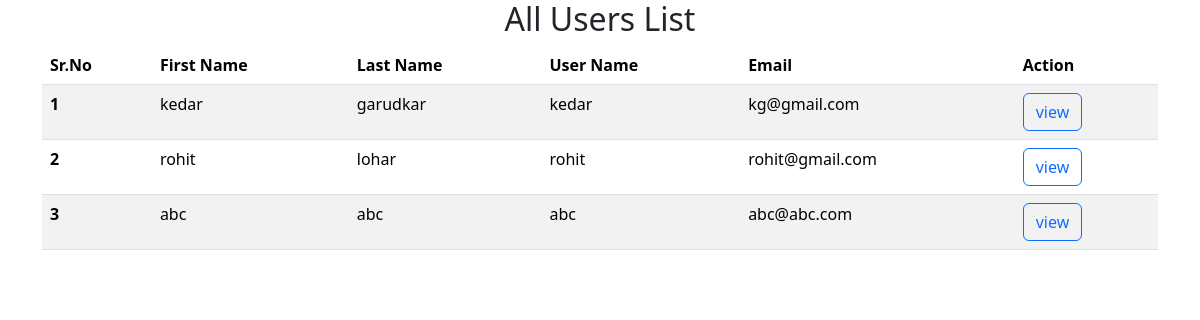
The page /userlist/ on the database its author committed.
### shareListApp/models.py (models this page shows, shortened)
class UserDetails(models.Model):
    userid  = models.BigAutoField(auto_created=True, primary_key=True, serialize=False, verbose_name='USERID')
    first_name = models.CharField('FirstName', max_length=50)
    last_name = models.CharField('LastName', max_length=50)
    user_name = models.CharField("UserName", max_length=50, unique=True)
    email = models.EmailField('EmailID',max_length=50)
    password = models.CharField('Password',max_length=50)

### shareListApp/views.py (the view)
# urls.py: path('userlist/',views.userlist, name='user_list'),
def userlist(request):
    dataobjs = UserDetails.objects.all()
    return render(request, 'sharelistapp/userlist.html', {"data":dataobjs})

### shareListApp/templates/sharelistapp/userlist.html (shortened to what this page needs)
<html>
  <head>
    <div class="container-sm">
      <center>
        <h2>All Users List</h2>
      </center>
    </div>
    <link href="https://cdn.jsdelivr.net/npm/bootstrap@5.3.2/dist/css/bootstrap.min.css" rel="stylesheet" />
  </head>
  <body>
    <div class="container-sm">
      <table class="table table-striped">
        <thead>
          <tr>
            <th scope="col">Sr.No</th>
            <th scope="col">First Name</th>
            <th scope="col">Last Name</th>
            <th scope="col">User Name</th>
            <th scope="col">Email</th>
            <th scope="col">Action</th>
          </tr>
        </thead>
        <tbody>
          {% for record in data %}
            <tr>
              <th scope="row">{{ forloop.counter }}</th>
              <td>{{ record.first_name }}</td>
              <td>{{ record.last_name }}</td>
              <td>{{ record.user_name }}</td>
              <td>{{ record.email }}</td>
              <td>
              <a class="btn btn-outline-primary" href="{% url 'shares_list' record.userid %}" role="button">view</a>
              </td>
            </tr>
          {% endfor %}
        </tbody>
      </table>
    </div>
  </body>
</html>

### rows shown on the page
UserDetails: first_name "kedar", last_name "garudkar", user_name "kedar", email "kg@gmail.com"
UserDetails: first_name "rohit", last_name "lohar", user_name "rohit", email "rohit@gmail.com"
UserDetails: first_name "abc", last_name "abc", user_name "abc", email "abc@abc.com"
